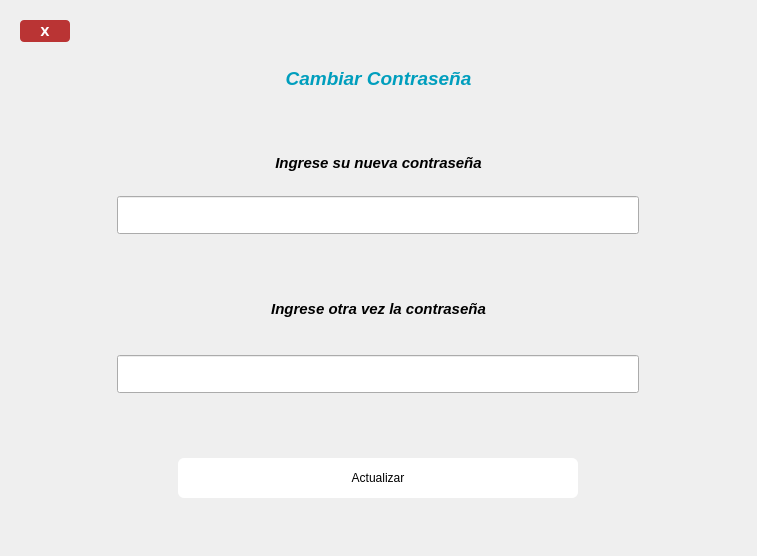
<?xml version="1.0" encoding="UTF-8"?>
<ui version="4.0">
 <class>Form</class>
 <widget class="QWidget" name="Form">
  <property name="geometry">
   <rect>
    <x>0</x>
    <y>0</y>
    <width>757</width>
    <height>556</height>
   </rect>
  </property>
  <property name="windowTitle">
   <string>Form</string>
  </property>
  <property name="styleSheet">
   <string notr="true">#exit{
max-width:50px;
max-height:150px;
background-color:rgb(186, 52, 52);
color:#fff;
border-radius:4px;
}

#exit:hover{
background-color:rgb(214, 71, 71)
}

QPushButton{
border:none;
}

QFrame{
border:none;
}

#actualizar{
max-width:400%;
max-height:40%;
border-radius:6px;
background-color:#fff;
}

#actualizar:hover{
background-color:#aaa;
}
</string>
  </property>
  <layout class="QVBoxLayout" name="verticalLayout">
   <item>
    <widget class="QFrame" name="frame">
     <property name="frameShape">
      <enum>QFrame::StyledPanel</enum>
     </property>
     <property name="frameShadow">
      <enum>QFrame::Raised</enum>
     </property>
     <layout class="QHBoxLayout" name="horizontalLayout">
      <item>
       <layout class="QVBoxLayout" name="verticalLayout_2" stretch="0,2,1,1,1,1,2,1,0,2,0">
        <item>
         <layout class="QHBoxLayout" name="horizontalLayout_6" stretch="1,9">
          <item>
           <widget class="QPushButton" name="exit">
            <property name="font">
             <font>
              <family>Verdana</family>
              <weight>75</weight>
              <bold>true</bold>
             </font>
            </property>
            <property name="whatsThis">
             <string>&lt;html&gt;&lt;head/&gt;&lt;body&gt;&lt;p&gt;&lt;span style=&quot; font-weight:600;&quot;&gt;X&lt;/span&gt;&lt;/p&gt;&lt;/body&gt;&lt;/html&gt;</string>
            </property>
            <property name="text">
             <string>X</string>
            </property>
           </widget>
          </item>
          <item>
           <spacer name="verticalSpacer_5">
            <property name="orientation">
             <enum>Qt::Vertical</enum>
            </property>
            <property name="sizeHint" stdset="0">
             <size>
              <width>108</width>
              <height>22</height>
             </size>
            </property>
           </spacer>
          </item>
         </layout>
        </item>
        <item>
         <widget class="QLabel" name="label_2">
          <property name="minimumSize">
           <size>
            <width>0</width>
            <height>53</height>
           </size>
          </property>
          <property name="styleSheet">
           <string notr="true">color:rgb(0, 158, 189);</string>
          </property>
          <property name="text">
           <string>&lt;html&gt;&lt;head/&gt;&lt;body&gt;&lt;p align=&quot;center&quot;&gt;&lt;span style=&quot; font-size:14pt; font-weight:600; font-style:italic;&quot;&gt;Cambiar Contraseña&lt;/span&gt;&lt;/p&gt;&lt;/body&gt;&lt;/html&gt;</string>
          </property>
         </widget>
        </item>
        <item>
         <spacer name="verticalSpacer">
          <property name="orientation">
           <enum>Qt::Vertical</enum>
          </property>
          <property name="sizeHint" stdset="0">
           <size>
            <width>282</width>
            <height>40</height>
           </size>
          </property>
         </spacer>
        </item>
        <item>
         <widget class="QFrame" name="frame_2">
          <property name="frameShape">
           <enum>QFrame::StyledPanel</enum>
          </property>
          <property name="frameShadow">
           <enum>QFrame::Raised</enum>
          </property>
          <layout class="QHBoxLayout" name="horizontalLayout_3">
           <item>
            <widget class="QLabel" name="label">
             <property name="font">
              <font>
               <pointsize>11</pointsize>
              </font>
             </property>
             <property name="text">
              <string>&lt;html&gt;&lt;head/&gt;&lt;body&gt;&lt;p&gt;&lt;span style=&quot; font-weight:600; font-style:italic;&quot;&gt;Ingrese su nueva contraseña&lt;/span&gt;&lt;/p&gt;&lt;/body&gt;&lt;/html&gt;</string>
             </property>
             <property name="alignment">
              <set>Qt::AlignCenter</set>
             </property>
            </widget>
           </item>
          </layout>
         </widget>
        </item>
        <item>
         <widget class="QFrame" name="frame_3">
          <property name="frameShape">
           <enum>QFrame::StyledPanel</enum>
          </property>
          <property name="frameShadow">
           <enum>QFrame::Raised</enum>
          </property>
          <layout class="QHBoxLayout" name="horizontalLayout_4">
           <item>
            <widget class="QLineEdit" name="nueva_contra_1">
             <property name="autoFillBackground">
              <bool>false</bool>
             </property>
             <property name="styleSheet">
              <string notr="true">max-width:500%;
padding:10px;</string>
             </property>
            </widget>
           </item>
          </layout>
         </widget>
        </item>
        <item>
         <spacer name="verticalSpacer_3">
          <property name="orientation">
           <enum>Qt::Vertical</enum>
          </property>
          <property name="sizeHint" stdset="0">
           <size>
            <width>20</width>
            <height>40</height>
           </size>
          </property>
         </spacer>
        </item>
        <item>
         <widget class="QLabel" name="label_3">
          <property name="font">
           <font>
            <pointsize>11</pointsize>
           </font>
          </property>
          <property name="text">
           <string>&lt;html&gt;&lt;head/&gt;&lt;body&gt;&lt;p&gt;&lt;span style=&quot; font-weight:600; font-style:italic;&quot;&gt;Ingrese otra vez la contraseña&lt;/span&gt;&lt;/p&gt;&lt;/body&gt;&lt;/html&gt;</string>
          </property>
          <property name="alignment">
           <set>Qt::AlignCenter</set>
          </property>
         </widget>
        </item>
        <item>
         <widget class="QFrame" name="frame_5">
          <property name="frameShape">
           <enum>QFrame::StyledPanel</enum>
          </property>
          <property name="frameShadow">
           <enum>QFrame::Raised</enum>
          </property>
          <layout class="QHBoxLayout" name="horizontalLayout_7">
           <item>
            <widget class="QLineEdit" name="nueva_contra_2">
             <property name="autoFillBackground">
              <bool>false</bool>
             </property>
             <property name="styleSheet">
              <string notr="true">max-width:500%;
padding:10px;</string>
             </property>
            </widget>
           </item>
          </layout>
         </widget>
        </item>
        <item>
         <spacer name="verticalSpacer_2">
          <property name="orientation">
           <enum>Qt::Vertical</enum>
          </property>
          <property name="sizeHint" stdset="0">
           <size>
            <width>282</width>
            <height>40</height>
           </size>
          </property>
         </spacer>
        </item>
        <item>
         <widget class="QFrame" name="frame_4">
          <property name="frameShape">
           <enum>QFrame::StyledPanel</enum>
          </property>
          <property name="frameShadow">
           <enum>QFrame::Raised</enum>
          </property>
          <layout class="QHBoxLayout" name="horizontalLayout_5">
           <item>
            <widget class="QPushButton" name="actualizar">
             <property name="styleSheet">
              <string notr="true"/>
             </property>
             <property name="text">
              <string>Actualizar</string>
             </property>
            </widget>
           </item>
          </layout>
         </widget>
        </item>
        <item>
         <spacer name="verticalSpacer_4">
          <property name="orientation">
           <enum>Qt::Vertical</enum>
          </property>
          <property name="sizeHint" stdset="0">
           <size>
            <width>282</width>
            <height>28</height>
           </size>
          </property>
         </spacer>
        </item>
       </layout>
      </item>
     </layout>
    </widget>
   </item>
  </layout>
 </widget>
 <resources/>
 <connections/>
</ui>
